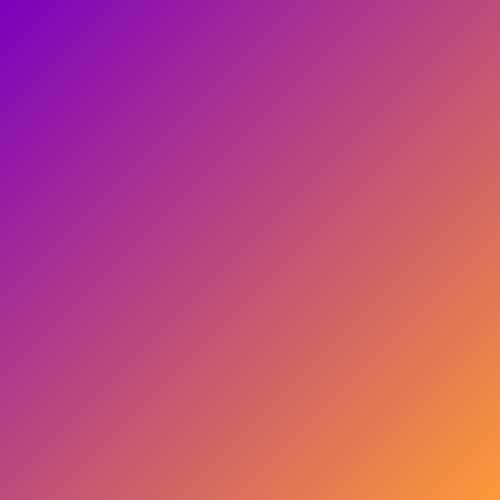
Frame 1 (no input)
Frame 60 (the mouse pressed at the canvas centre just before this capture): identical to frame 1, image omitted
Frame 120 (the mouse held since frame 60 and released just before this capture): identical to frame 1, image omitted

The Processing sketch that drew this single still picture (run headless with seeded random() and noise(); from frame 60 on, the mouse is pressed at the canvas centre):

// Processing sketch: test1
// ── test1.pde
color from = color(124, 0, 190);
color to = color(254, 153, 56);

void setup() {
  size(500, 500);
}

void draw() {
  noStroke();
  //colorMode(HSB, width, height, 100);
  float step = 1.0;

  for (float i = 0.0; i < height; i += step) {
    for (float j = 0.0; j < width; j += step) {
      //diff
      // color inter = lerpColor(from, to, min(i/(float)height, j/(float)height);
      color inter = lerpColor(from, to, (i + j)/(float)height / 2.0);
      fill(inter);
      
      rect(j, i, step, step);
    }
  }
}
